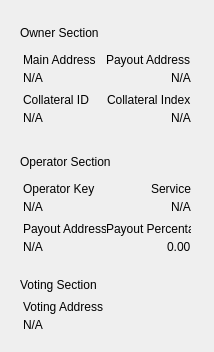
            <widget class="QWidget" name="containerSummary">
             <property name="geometry">
              <rect>
               <x>0</x>
               <y>0</y>
               <width>214</width>
               <height>352</height>
              </rect>
             </property>
             <property name="focusPolicy">
              <enum>Qt::NoFocus</enum>
             </property>
             <property name="styleSheet">
              <string notr="true">#containerSummary{
               border: 0;
              }</string>
             </property>
             <layout class="QVBoxLayout" name="verticalLayout" stretch="1,1,0">
              <item>
               <widget class="QWidget" name="containerOwner" native="true">
                <layout class="QVBoxLayout" name="verticalLayout_6">
                 <property name="spacing">
                  <number>8</number>
                 </property>
                 <property name="leftMargin">
                  <number>9</number>
                 </property>
                 <property name="topMargin">
                  <number>9</number>
                 </property>
                 <property name="rightMargin">
                  <number>12</number>
                 </property>
                 <item>
                  <widget class="QLabel" name="labelOwnerSection">
                   <property name="text">
                    <string>Owner Section</string>
                   </property>
                  </widget>
                 </item>
                 <item>
                  <widget class="QWidget" name="widget" native="true">
                   <property name="minimumSize">
                    <size>
                     <width>0</width>
                     <height>0</height>
                    </size>
                   </property>
                   <layout class="QHBoxLayout" name="horizontalLayoutOwner">
                    <property name="spacing">
                     <number>0</number>
                    </property>
                    <property name="leftMargin">
                     <number>3</number>
                    </property>
                    <property name="topMargin">
                     <number>0</number>
                    </property>
                    <property name="rightMargin">
                     <number>0</number>
                    </property>
                    <property name="bottomMargin">
                     <number>0</number>
                    </property>
                    <item>
                     <widget class="QWidget" name="containerOwnerKey" native="true">
                      <layout class="QVBoxLayout" name="verticalLayout_7">
                       <property name="spacing">
                        <number>4</number>
                       </property>
                       <property name="leftMargin">
                        <number>0</number>
                       </property>
                       <property name="topMargin">
                        <number>0</number>
                       </property>
                       <property name="rightMargin">
                        <number>0</number>
                       </property>
                       <property name="bottomMargin">
                        <number>0</number>
                       </property>
                       <item>
                        <widget class="QLabel" name="labelTitleMainAddr">
                         <property name="text">
                          <string>Main Address</string>
                         </property>
                        </widget>
                       </item>
                       <item>
                        <widget class="ClickableLabel" name="labelMainAddr">
                         <property name="text">
                          <string notr="true">N/A</string>
                         </property>
                        </widget>
                       </item>
                      </layout>
                     </widget>
                    </item>
                    <item alignment="Qt::AlignRight">
                     <widget class="QWidget" name="containerOwnerKey_2" native="true">
                      <property name="layoutDirection">
                       <enum>Qt::LeftToRight</enum>
                      </property>
                      <layout class="QVBoxLayout" name="verticalLayout_8">
                       <property name="spacing">
                        <number>4</number>
                       </property>
                       <property name="leftMargin">
                        <number>0</number>
                       </property>
                       <property name="topMargin">
                        <number>0</number>
                       </property>
                       <property name="rightMargin">
                        <number>0</number>
                       </property>
                       <property name="bottomMargin">
                        <number>0</number>
                       </property>
                       <item alignment="Qt::AlignRight">
                        <widget class="QLabel" name="labelTitlePayoutAddr">
                         <property name="text">
                          <string>Payout Address</string>
                         </property>
                        </widget>
                       </item>
                       <item alignment="Qt::AlignRight">
                        <widget class="ClickableLabel" name="labelPayoutAddr">
                         <property name="text">
                          <string notr="true">N/A</string>
                         </property>
                        </widget>
                       </item>
                      </layout>
                     </widget>
                    </item>
                   </layout>
                  </widget>
                 </item>
                 <item>
                  <widget class="QWidget" name="containerOwnerKey_3" native="true">
                   <property name="minimumSize">
                    <size>
                     <width>60</width>
                     <height>0</height>
                    </size>
                   </property>
                   <layout class="QHBoxLayout" name="horizontalLayout_5">
                    <property name="spacing">
                     <number>0</number>
                    </property>
                    <property name="leftMargin">
                     <number>0</number>
                    </property>
                    <property name="topMargin">
                     <number>0</number>
                    </property>
                    <property name="rightMargin">
                     <number>0</number>
                    </property>
                    <property name="bottomMargin">
                     <number>0</number>
                    </property>
                    <item>
                     <widget class="QWidget" name="widget_4" native="true">
                      <layout class="QVBoxLayout" name="verticalLayout_10">
                       <property name="spacing">
                        <number>4</number>
                       </property>
                       <property name="leftMargin">
                        <number>3</number>
                       </property>
                       <property name="topMargin">
                        <number>0</number>
                       </property>
                       <property name="rightMargin">
                        <number>0</number>
                       </property>
                       <property name="bottomMargin">
                        <number>0</number>
                       </property>
                       <item>
                        <widget class="QLabel" name="labelTitleCollateral">
                         <property name="text">
                          <string>Collateral ID</string>
                         </property>
                        </widget>
                       </item>
                       <item>
                        <widget class="ClickableLabel" name="labelCollateralHash">
                         <property name="text">
                          <string notr="true">N/A</string>
                         </property>
                        </widget>
                       </item>
                      </layout>
                     </widget>
                    </item>
                    <item alignment="Qt::AlignRight">
                     <widget class="QWidget" name="widget_3" native="true">
                      <layout class="QVBoxLayout" name="verticalLayout_9">
                       <property name="spacing">
                        <number>4</number>
                       </property>
                       <property name="leftMargin">
                        <number>0</number>
                       </property>
                       <property name="topMargin">
                        <number>0</number>
                       </property>
                       <property name="rightMargin">
                        <number>0</number>
                       </property>
                       <property name="bottomMargin">
                        <number>0</number>
                       </property>
                       <item>
                        <widget class="QLabel" name="labelTitleCollateralIndex">
                         <property name="text">
                          <string>Collateral Index</string>
                         </property>
                        </widget>
                       </item>
                       <item alignment="Qt::AlignRight">
                        <widget class="ClickableLabel" name="labelCollateralIndex">
                         <property name="text">
                          <string notr="true">N/A</string>
                         </property>
                        </widget>
                       </item>
                      </layout>
                     </widget>
                    </item>
                   </layout>
                  </widget>
                 </item>
                </layout>
               </widget>
              </item>
              <item>
               <widget class="QWidget" name="containerOperator" native="true">
                <layout class="QVBoxLayout" name="verticalLayout_operator">
                 <property name="spacing">
                  <number>8</number>
                 </property>
                 <property name="leftMargin">
                  <number>9</number>
                 </property>
                 <property name="rightMargin">
                  <number>12</number>
                 </property>
                 <item>
                  <widget class="QLabel" name="labelOperatorSection">
                   <property name="text">
                    <string>Operator Section</string>
                   </property>
                  </widget>
                 </item>
                 <item>
                  <widget class="QWidget" name="widget4343" native="true">
                   <property name="minimumSize">
                    <size>
                     <width>0</width>
                     <height>0</height>
                    </size>
                   </property>
                   <layout class="QHBoxLayout" name="horizontalLayout4314">
                    <property name="spacing">
                     <number>0</number>
                    </property>
                    <property name="leftMargin">
                     <number>0</number>
                    </property>
                    <property name="topMargin">
                     <number>0</number>
                    </property>
                    <property name="rightMargin">
                     <number>0</number>
                    </property>
                    <property name="bottomMargin">
                     <number>0</number>
                    </property>
                    <item>
                     <widget class="QWidget" name="containerOperatorKey" native="true">
                      <layout class="QVBoxLayout" name="verticalLayout_opkey">
                       <property name="spacing">
                        <number>4</number>
                       </property>
                       <property name="leftMargin">
                        <number>3</number>
                       </property>
                       <property name="topMargin">
                        <number>0</number>
                       </property>
                       <property name="rightMargin">
                        <number>0</number>
                       </property>
                       <property name="bottomMargin">
                        <number>0</number>
                       </property>
                       <item>
                        <widget class="QLabel" name="labelTitleOperatorKey">
                         <property name="text">
                          <string>Operator Key</string>
                         </property>
                        </widget>
                       </item>
                       <item>
                        <widget class="ClickableLabel" name="labelOperatorKey">
                         <property name="text">
                          <string notr="true">N/A</string>
                         </property>
                        </widget>
                       </item>
                      </layout>
                     </widget>
                    </item>
                    <item alignment="Qt::AlignRight">
                     <widget class="QWidget" name="containerOperator2" native="true">
                      <property name="layoutDirection">
                       <enum>Qt::LeftToRight</enum>
                      </property>
                      <layout class="QVBoxLayout" name="verticalLayout_operator2">
                       <property name="spacing">
                        <number>4</number>
                       </property>
                       <property name="leftMargin">
                        <number>0</number>
                       </property>
                       <property name="topMargin">
                        <number>0</number>
                       </property>
                       <property name="rightMargin">
                        <number>0</number>
                       </property>
                       <property name="bottomMargin">
                        <number>0</number>
                       </property>
                       <item alignment="Qt::AlignRight">
                        <widget class="QLabel" name="labelTitleOperatorService">
                         <property name="text">
                          <string>Service</string>
                         </property>
                        </widget>
                       </item>
                       <item alignment="Qt::AlignRight">
                        <widget class="ClickableLabel" name="labelOperatorService">
                         <property name="text">
                          <string notr="true">N/A</string>
                         </property>
                        </widget>
                       </item>
                      </layout>
                     </widget>
                    </item>
                   </layout>
                  </widget>
                 </item>
                 <item>
                  <widget class="QWidget" name="containerOperatorKey_3" native="true">
                   <property name="minimumSize">
                    <size>
                     <width>60</width>
                     <height>0</height>
                    </size>
                   </property>
                   <layout class="QHBoxLayout" name="horizontalLayout_51">
                    <property name="spacing">
                     <number>0</number>
                    </property>
                    <property name="leftMargin">
                     <number>0</number>
                    </property>
                    <property name="topMargin">
                     <number>0</number>
                    </property>
                    <property name="rightMargin">
                     <number>0</number>
                    </property>
                    <property name="bottomMargin">
                     <number>0</number>
                    </property>
                    <item>
                     <widget class="QWidget" name="widget_oppayout" native="true">
                      <layout class="QVBoxLayout" name="verticalLayout_oppayout">
                       <property name="spacing">
                        <number>4</number>
                       </property>
                       <property name="leftMargin">
                        <number>3</number>
                       </property>
                       <property name="topMargin">
                        <number>0</number>
                       </property>
                       <property name="rightMargin">
                        <number>0</number>
                       </property>
                       <property name="bottomMargin">
                        <number>0</number>
                       </property>
                       <item>
                        <widget class="QLabel" name="labelTitleOperatorPayout">
                         <property name="text">
                          <string>Payout Address</string>
                         </property>
                        </widget>
                       </item>
                       <item>
                        <widget class="ClickableLabel" name="labelOperatorPayout">
                         <property name="text">
                          <string notr="true">N/A</string>
                         </property>
                        </widget>
                       </item>
                      </layout>
                     </widget>
                    </item>
                    <item alignment="Qt::AlignRight">
                     <widget class="QWidget" name="widget_35" native="true">
                      <layout class="QVBoxLayout" name="verticalLayout_94">
                       <property name="spacing">
                        <number>4</number>
                       </property>
                       <property name="leftMargin">
                        <number>0</number>
                       </property>
                       <property name="topMargin">
                        <number>0</number>
                       </property>
                       <property name="rightMargin">
                        <number>0</number>
                       </property>
                       <property name="bottomMargin">
                        <number>0</number>
                       </property>
                       <item>
                        <widget class="QLabel" name="labelTitleOperatorPercentage">
                         <property name="text">
                          <string>Payout Percentage</string>
                         </property>
                        </widget>
                       </item>
                       <item alignment="Qt::AlignRight">
                        <widget class="ClickableLabel" name="labelOperatorPercentage">
                         <property name="text">
                          <string notr="true">0.00</string>
                         </property>
                        </widget>
                       </item>
                      </layout>
                     </widget>
                    </item>
                   </layout>
                  </widget>
                 </item>
                </layout>
               </widget>
              </item>
              <item>
               <widget class="QWidget" name="containerVoter" native="true">
                <layout class="QVBoxLayout" name="verticalLayout_voter2">
                 <property name="spacing">
                  <number>8</number>
                 </property>
                 <property name="leftMargin">
                  <number>9</number>
                 </property>
                 <property name="rightMargin">
                  <number>12</number>
                 </property>
                 <item>
                  <widget class="QLabel" name="labelVoterSection">
                   <property name="text">
                    <string>Voting Section</string>
                   </property>
                  </widget>
                 </item>
                 <item>
                  <widget class="QWidget" name="widget4149" native="true">
                   <property name="minimumSize">
                    <size>
                     <width>0</width>
                     <height>0</height>
                    </size>
                   </property>
                   <layout class="QHBoxLayout" name="horizontalLayout4124">
                    <property name="spacing">
                     <number>0</number>
                    </property>
                    <property name="leftMargin">
                     <number>0</number>
                    </property>
                    <property name="topMargin">
                     <number>0</number>
                    </property>
                    <property name="rightMargin">
                     <number>0</number>
                    </property>
                    <property name="bottomMargin">
                     <number>0</number>
                    </property>
                    <item>
                     <widget class="QWidget" name="containerVoterAddr" native="true">
                      <layout class="QVBoxLayout" name="verticalLayout_voterAddr">
                       <property name="spacing">
                        <number>4</number>
                       </property>
                       <property name="leftMargin">
                        <number>3</number>
                       </property>
                       <property name="topMargin">
                        <number>0</number>
                       </property>
                       <property name="rightMargin">
                        <number>0</number>
                       </property>
                       <property name="bottomMargin">
                        <number>0</number>
                       </property>
                       <item>
                        <widget class="QLabel" name="labelTitleVoterAddress">
                         <property name="text">
                          <string>Voting Address</string>
                         </property>
                        </widget>
                       </item>
                       <item>
                        <widget class="ClickableLabel" name="labelVoterAddress">
                         <property name="text">
                          <string notr="true">N/A</string>
                         </property>
                        </widget>
                       </item>
                      </layout>
                     </widget>
                    </item>
                   </layout>
                  </widget>
                 </item>
                </layout>
               </widget>
              </item>
             </layout>
            </widget>
